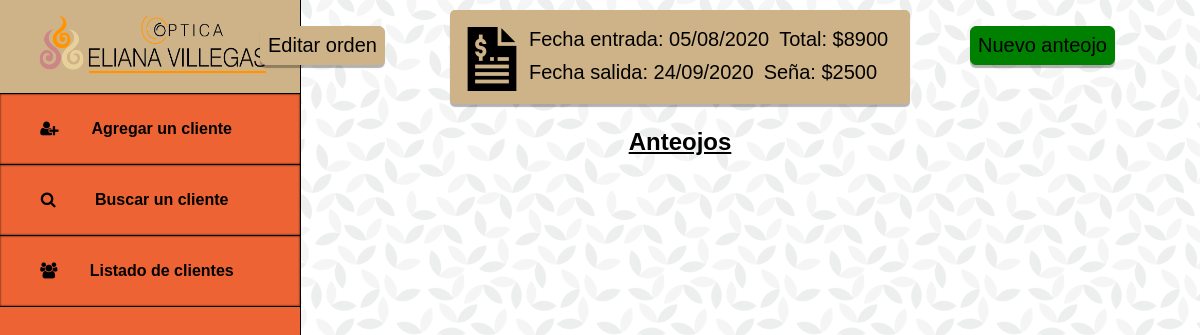
The app's page /orden.php?id=5 with its own data.
### tables this page shows
CREATE TABLE `ordenes_trabajo` (
  `id` int(11) NOT NULL,
  `seña` float DEFAULT NULL,
  `montoTotal` float DEFAULT NULL,
  `fechaEntrada` date DEFAULT NULL,
  `fechaSalida` date DEFAULT NULL,
  `id_cliente` int(11) NOT NULL,
  `borrado` int(11) NOT NULL
);

### controladores/helpers.php (called while the page is built, shortened)
<?php
function encontrarOrden($db, $id){
    $query = $db->prepare("SELECT id, seña, montoTotal, id_cliente, DATE_FORMAT(fechaEntrada, '%d/%m/%Y') AS fechaEntrada, DATE_FORMAT(fechaSalida, '%d/%m/%Y') AS fechaSalida FROM ordenes_trabajo WHERE id = $id");
    $query->execute();
    $orden = $query->fetchAll(PDO::FETCH_ASSOC);
    return $orden;
}
?>

### orden.php (the view, shortened to what this page needs)
<?php
require_once 'conexion.php';
require_once 'controladores/helpers.php';
if(isset($_GET['id'])){
    $id = $_GET['id'];
    $orden = encontrarOrden($db, $id);
}
?>
<!DOCTYPE html>
<html lang="es">
<head>
    <link rel="stylesheet" type="text/css" href="css/styles.css">
    <link rel="stylesheet" type="text/css" href="css/styles2.css">
    <link rel="stylesheet" href="css/fontello.css">
</head>
<body>
    <?php require_once('menu.php'); ?>
    <section id="section">
        <div id="usercomplete">
            <button id="editar-orden"><a href="editar-orden.php?id= <?= $orden[0]['id']?>">Editar orden</a></button>
            <button id="nuevo-anteojo"><a href="nuevo-anteojo.php?id= <?= $orden[0]['id']?>">Nuevo anteojo</a></button>
            <div id="ordendata">
                <img src="img/factura.png" alt="Usuario">
                <?php foreach ($orden as $orden_real){ ?>
                <h2 id="primero">Fecha entrada: <?= $orden_real['fechaEntrada'] ?></h2>
                <h2 id="segundo">Total: $<?= $orden_real['montoTotal'] ?></h3>
                <h2>Fecha salida: <?= $orden_real['fechaSalida'] ?></h2>
                <h2>Seña: $<?= $orden_real['seña'] ?></h3>
                <?php } ?>
            </div>
            <h2 id="anteojo-orden">Anteojos</h2>
        </div>
    </section>
</body>
</html>

### css/styles.css (style rules this page uses)
* { margin: 0px; padding: 0px; }
body { background: url("../img/geometric-leaves.png"); }

### css/styles2.css (style rules this page uses)
#usercomplete { width: 1040px; float: right; }
#editar-cliente, #editar-orden { position: absolute; margin-top: 26px; margin-left: 100px; padding: 7px; font-family: Arial, Helvetica, sans-serif; font-size: 20px; border-radius: 6px; background-color: #CEB388; border: 1px solid #CEB388; box-shadow: 0px 3px 1px rgba(0, 0, 0, 0.3); }
#editar-cliente a, #editar-orden a { text-decoration: none; color: black; }
#nueva-orden, #nuevo-anteojo { position: absolute; margin-left: 810px; margin-top: 26px; padding: 7px; background-color: green; border: 1px solid green; font-family: Arial, Helvetica, sans-serif; border-radius: 6px; font-size: 20px; box-shadow: 0px 3px 1px rgba(0, 0, 0, 0.3); }
#nueva-orden a, #nuevo-anteojo a { text-decoration: none; color: black; }
#anteojo-orden { margin-top: 24px; font-family: Arial, Helvetica, sans-serif; text-align: center; text-decoration: underline; margin-bottom: 5px; }
#ordendata { background-color: #CEB388; box-shadow: 0px 3px 1px rgba(0, 0, 0, 0.3); border-radius: 5px; width: 460px; height: 94px; margin: 0px auto; margin-top: 10px; }
#ordendata h2 { font-family: Arial, Helvetica, sans-serif; font-weight: 500; font-size: 20px; margin: 5px; float: left; }
#ordendata img { float: left; margin-top: 17px; margin-left: 10px; }
#ordendata #primero, #ordendata #segundo { margin-top: 18px; }

### records on screen
ordenes_trabajo: fechaEntrada "05/08/2020", montoTotal "8900", fechaSalida "24/09/2020", seña "2500"
